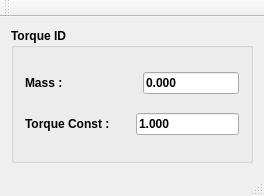
<?xml version="1.0" encoding="UTF-8"?>
<ui version="4.0">
 <class>TorqueID</class>
 <widget class="QMainWindow" name="TorqueID">
  <property name="geometry">
   <rect>
    <x>0</x>
    <y>0</y>
    <width>264</width>
    <height>196</height>
   </rect>
  </property>
  <property name="sizePolicy">
   <sizepolicy hsizetype="Preferred" vsizetype="Preferred">
    <horstretch>0</horstretch>
    <verstretch>0</verstretch>
   </sizepolicy>
  </property>
  <property name="windowTitle">
   <string>TorqueID</string>
  </property>
  <widget class="QWidget" name="centralWidget">
   <layout class="QGridLayout" name="gridLayout">
    <item row="0" column="0">
     <widget class="QGroupBox" name="gbTorqueIDE">
      <property name="enabled">
       <bool>true</bool>
      </property>
      <property name="sizePolicy">
       <sizepolicy hsizetype="Ignored" vsizetype="Ignored">
        <horstretch>0</horstretch>
        <verstretch>0</verstretch>
       </sizepolicy>
      </property>
      <property name="font">
       <font>
        <weight>75</weight>
        <bold>true</bold>
       </font>
      </property>
      <property name="title">
       <string>Torque ID</string>
      </property>
      <property name="flat">
       <bool>false</bool>
      </property>
      <property name="checkable">
       <bool>false</bool>
      </property>
      <layout class="QGridLayout" name="gridLayout_10">
       <item row="0" column="0">
        <layout class="QHBoxLayout" name="horizontalLayout_8">
         <item>
          <widget class="QLabel" name="label_6">
           <property name="text">
            <string>Mass : </string>
           </property>
          </widget>
         </item>
         <item>
          <spacer name="horizontalSpacer_9">
           <property name="orientation">
            <enum>Qt::Horizontal</enum>
           </property>
           <property name="sizeHint" stdset="0">
            <size>
             <width>100</width>
             <height>20</height>
            </size>
           </property>
          </spacer>
         </item>
         <item>
          <widget class="QLineEdit" name="txtMass">
           <property name="text">
            <string>0.000</string>
           </property>
          </widget>
         </item>
        </layout>
       </item>
       <item row="1" column="0">
        <layout class="QHBoxLayout" name="horizontalLayout_13">
         <item>
          <widget class="QLabel" name="label_7">
           <property name="text">
            <string>Torque Const : </string>
           </property>
          </widget>
         </item>
         <item>
          <spacer name="horizontalSpacer_10">
           <property name="orientation">
            <enum>Qt::Horizontal</enum>
           </property>
           <property name="sizeHint" stdset="0">
            <size>
             <width>40</width>
             <height>20</height>
            </size>
           </property>
          </spacer>
         </item>
         <item>
          <widget class="QLineEdit" name="txtTorqueConst">
           <property name="text">
            <string>1.000</string>
           </property>
          </widget>
         </item>
        </layout>
       </item>
      </layout>
     </widget>
    </item>
   </layout>
  </widget>
  <widget class="QMenuBar" name="menuBar">
   <property name="geometry">
    <rect>
     <x>0</x>
     <y>0</y>
     <width>264</width>
     <height>22</height>
    </rect>
   </property>
  </widget>
  <widget class="QToolBar" name="mainToolBar">
   <attribute name="toolBarArea">
    <enum>TopToolBarArea</enum>
   </attribute>
   <attribute name="toolBarBreak">
    <bool>false</bool>
   </attribute>
  </widget>
  <widget class="QStatusBar" name="statusBar"/>
 </widget>
 <layoutdefault spacing="6" margin="11"/>
 <resources/>
 <connections/>
</ui>
